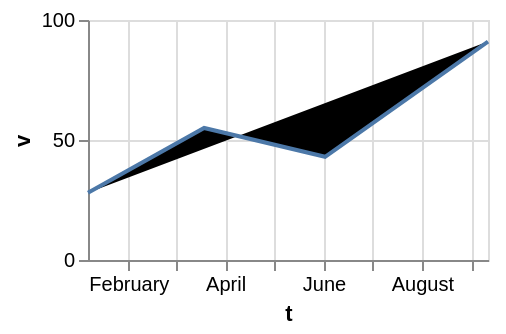

Vega-Lite specification stored for this chart:
### Vega-Lite specification from a JSON file in a GitHub repository (floating-point values rounded to 4 significant figures)
{"$schema": "https://vega.github.io/schema/vega-lite/v6.json", "width": 200, "height": 120, "data": {"values": [{"c": "alpha", "v": 28, "w": 3, "t": "2024-01-07"}, {"c": "beta", "v": 55, "w": 7, "t": "2024-03-19"}, {"c": "gamma", "v": 43, "w": 5, "t": "2024-06-02"}, {"c": "delta", "v": 91, "w": 9, "t": "2024-09-11"}]}, "mark": {"type": "line", "fill": "black"}, "encoding": {"x": {"field": "t", "type": "temporal"}, "y": {"field": "v", "type": "quantitative"}}}
